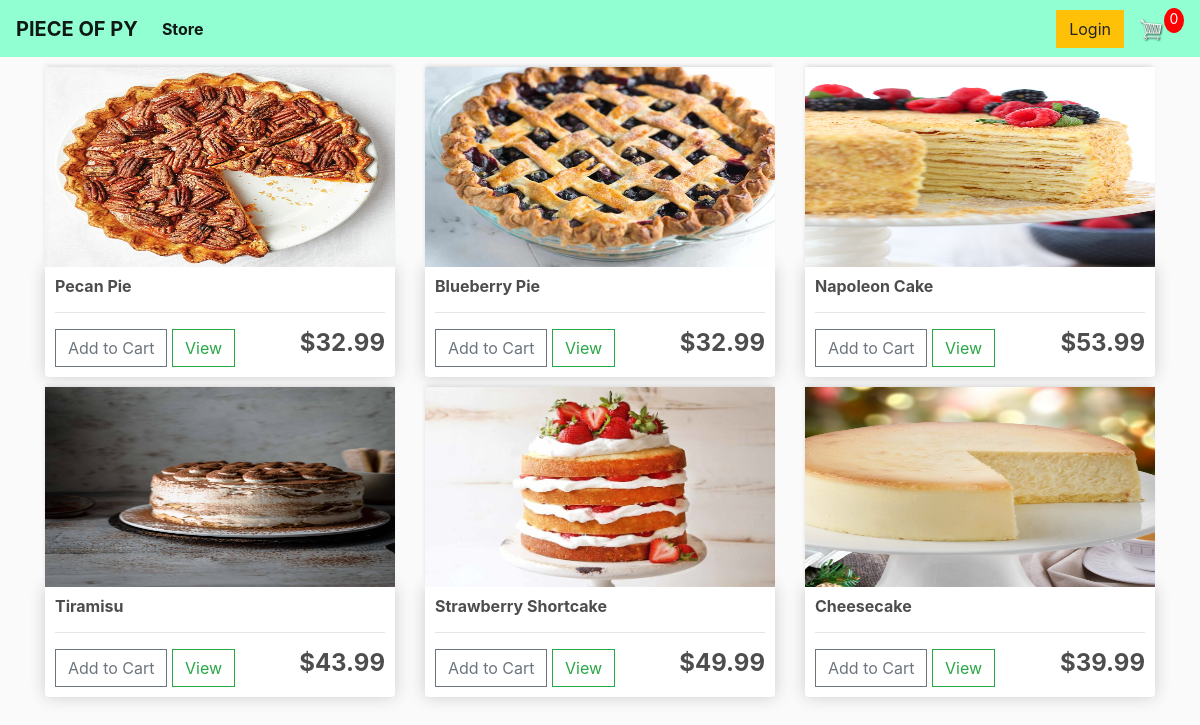
The page / on the database its author committed.
### store/models.py (models this page shows, shortened)
class Product(models.Model):
  name = models.CharField(max_length=200, null=True)
  price = models.DecimalField(max_digits=10, decimal_places=2)
  digital = models.BooleanField(default=False, null=True, blank=True)
  image = models.ImageField(blank=True, null=True)
  @property
  def imageURL(self):
    try:
      url = self.image.url
    except:
      url = ''
    return url

### store/views.py (the view)
# urls.py: path('', include('store.urls')),
def store(request):
	if request.user.is_authenticated:
		customer = request.user.customer
		order, created = Order.objects.get_or_create(customer=customer, complete=False)
		items = order.orderitem_set.all()
		cartItems = order.get_cart_items
	else:
		items = []
		order = {'get_cart_total':0, 'get_cart_items':0, 'shipping':False}
		cartItems = order['get_cart_items']
	products = Product.objects.all()
	context = {'products':products, 'cartItems':cartItems}
	return render(request, 'store/store.html', context)

### store/templates/store/store.html
{% extends 'store/main.html' %} {% load static %} {% block content %}
<link rel="stylesheet" type="text/css" href="{% static 'css/main.css' %}" />
<div class="row">
  {% for product in products %}
  <div class="col-lg-4">
    <img class="thumbnail" src="{{product.imageURL}}" alt="" />
    <div class="box-element product">
      <h6><strong>{{product.name}}</strong></h6>
      <hr />
      <button data-product={{product.id}} data-action="add" class="btn btn-outline-secondary add-btn update-cart">Add to Cart</button>
      <a class="btn btn-outline-success" href="#">View</a>
      <h4 style="display: inline-block; float: right"><strong>${{product.price|floatformat:2}}</strong></h4>
    </div>
  </div>
    {% endfor %}
{% endblock content %}

### static/css/main.css (style rules this page uses)
body { background-color: hsl(0, 0%, 98%); }
h1,h2,h3,h4,h5,h6 { color:hsl(0, 0%, 30%); }
.box-element { box-shadow:hsl(0, 0%, 80%) 0 0 16px; background-color: #fff; border-radius: 4px; padding: 10px; }
.thumbnail { width: 100%; height: 200px; -webkit-box-shadow: -1px -3px 5px -2px rgba(214,214,214,1); -moz-box-shadow: -1px -3px 5px -2px rgba(214,214,214,1); box-shadow: -1px -3px 5px -2px rgba(214,214,214,1); }
.product { border-radius: 0 0 4px 4px; }
.col-lg-4, .col-lg-6, .col-lg-8, .col-lg-12 { margin-top: 10px; }
.btn { border-radius: 0; }

### rows shown on the page
Product: imageURL (picture), name "Pecan Pie", price "32.99"
Product: imageURL (picture), name "Blueberry Pie", price "32.99"
Product: imageURL (picture), name "Napoleon Cake", price "53.99"
Product: imageURL (picture), name "Tiramisu", price "43.99"
Product: imageURL (picture), name "Strawberry Shortcake", price "49.99"
Product: imageURL (picture), name "Cheesecake", price "39.99"

### other values the page prints
{{ cartItems }} "0"
